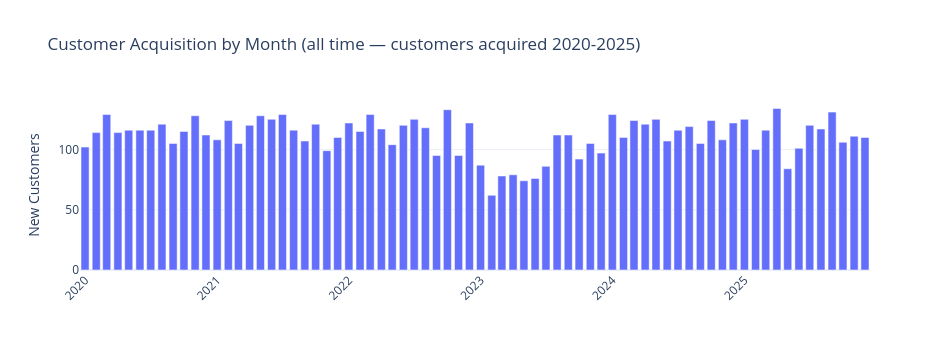

Notebook code for this chart:
### Code cell
# ── Customer acquisition over time ──
cust["acq_month"] = pd.to_datetime(cust.acquisition_date).dt.to_period("M").astype(str)
acq = cust.groupby("acq_month").size().reset_index(name="new_customers")

fig = px.bar(acq, x="acq_month", y="new_customers",
             title="Customer Acquisition by Month (all time — customers acquired 2020-2025)",
             labels={"acq_month": "", "new_customers": "New Customers"})
fig.update_layout(height=350, width=950, xaxis_tickangle=-45)
fig.show()

# Acquisition by year
print("\nCustomers acquired by year:")
cust["acq_year"] = pd.to_datetime(cust.acquisition_date).dt.year
for yr, cnt in cust.acq_year.value_counts().sort_index().items():
    print(f"  {yr}: {cnt:,}")

### Figure 1 — Plotly figure (JSON) as saved in the notebook; plotly's stock layout.template omitted (floating-point values rounded to 4 significant figures)
{"data": [{"hovertemplate": "=%{x}<br>New Customers=%{y}<extra></extra>", "legendgroup": "", "marker": {"color": "#636efa", "pattern": {"shape": ""}}, "name": "", "orientation": "v", "showlegend": false, "textposition": "auto", "type": "bar", "x": ["2020-01", "2020-02", "2020-03", "2020-04", "2020-05", "2020-06", "2020-07", "2020-08", "2020-09", "2020-10", "2020-11", "2020-12", "2021-01", "2021-02", "2021-03", "2021-04", "2021-05", "2021-06", "2021-07", "2021-08", "2021-09", "2021-10", "2021-11", "2021-12", "2022-01", "2022-02", "2022-03", "2022-04", "2022-05", "2022-06", "2022-07", "2022-08", "2022-09", "2022-10", "2022-11", "2022-12", "2023-01", "2023-02", "2023-03", "2023-04", "2023-05", "2023-06", "2023-07", "2023-08", "2023-09", "2023-10", "2023-11", "2023-12", "2024-01", "2024-02", "2024-03", "2024-04", "2024-05", "2024-06", "2024-07", "2024-08", "2024-09", "2024-10", "2024-11", "2024-12", "2025-01", "2025-02", "2025-03", "2025-04", "2025-05", "2025-06", "2025-07", "2025-08", "2025-09", "2025-10", "2025-11", "2025-12"], "xaxis": "x", "y": [102, 114, 129, 114, 116, 116, 116, 121, 105, 115, 128, 112, 108, 124, 105, 120, 128, 125, 129, 116, 107, 121, 99, 110, 122, 115, 129, 117, 104, 120, 125, 118, 95, 133, 95, 122, 87, 62, 78, 79, 74, 76, 86, 112, 112, 92, 105, 97, 129, 110, 124, 121, 125, 107, 116, 119, 105, 124, 108, 122, 125, 100, 116, 134, 84, 101, 120, 117, 131, 106, 111, 110], "yaxis": "y"}], "layout": {"barmode": "relative", "height": 350, "legend": {"tracegroupgap": 0}, "title": {"text": "Customer Acquisition by Month (all time — customers acquired 2020-2025)"}, "width": 950, "xaxis": {"anchor": "y", "domain": [0, 1], "tickangle": -45, "title": {"text": ""}}, "yaxis": {"anchor": "x", "domain": [0, 1], "title": {"text": "New Customers"}}}}
